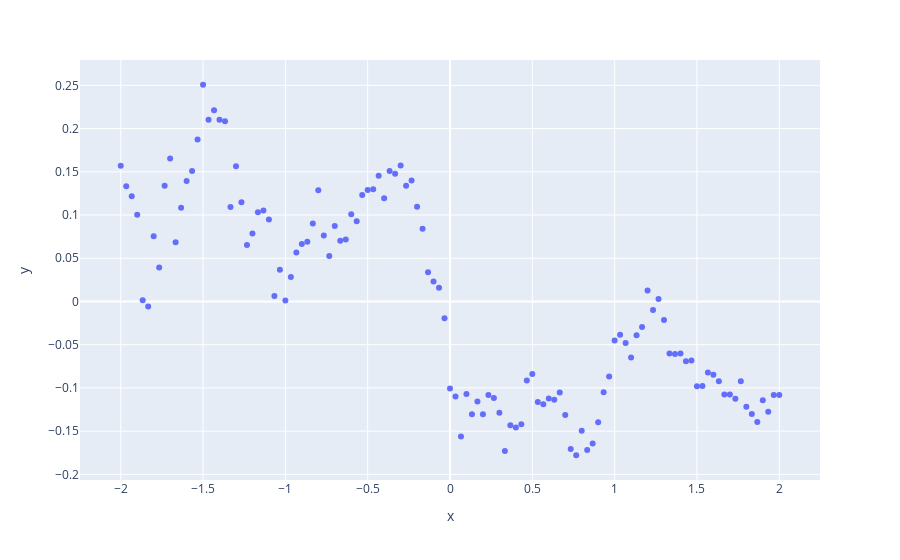

The notebook cell saved with this chart:
### Code cell
arr = rate["EUR="].to_numpy()
arr = arr - arr.mean()
arg = np.linspace(-2, 2, len(arr))
px.scatter(
    x=arg,
    y=arr
)
